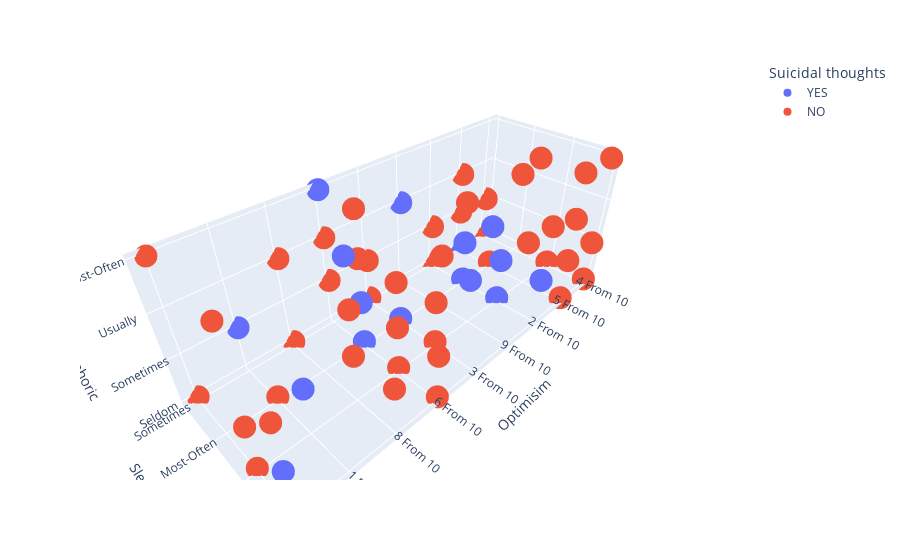

This figure's notebook cell:
### Code cell
import plotly.express as px
fig = px.scatter_3d(md_data, x='Optimisim', y='Sleep dissorder', z='Euphoric',
                    color='Suicidal thoughts')
fig.show()

### Figure 1 — Plotly figure (JSON) as saved in the notebook; plotly's stock layout.template omitted (floating-point values rounded to 4 significant figures)
{"data": [{"hovertemplate": "Suicidal thoughts=YES<br>Optimisim=%{x}<br>Sleep dissorder=%{y}<br>Euphoric=%{z}<extra></extra>", "legendgroup": "YES", "marker": {"color": "#636efa", "symbol": "circle"}, "mode": "markers", "name": "YES", "scene": "scene", "showlegend": true, "type": "scatter3d", "x": ["4 From 10", "5 From 10", "2 From 10", "5 From 10", "9 From 10", "3 From 10", "9 From 10", "4 From 10", "2 From 10", "6 From 10", "3 From 10", "5 From 10", "6 From 10", "3 From 10", "4 From 10", "4 From 10", "5 From 10", "4 From 10", "2 From 10", "2 From 10", "2 From 10", "8 From 10", "3 From 10", "6 From 10", "6 From 10", "2 From 10", "1 From 10", "3 From 10", "2 From 10", "4 From 10", "5 From 10", "2 From 10", "4 From 10", "6 From 10", "2 From 10", "5 From 10", "2 From 10", "3 From 10", "6 From 10", "1 From 10", "2 From 10", "3 From 10", "4 From 10", "4 From 10", "5 From 10", "2 From 10", "2 From 10", "3 From 10", "5 From 10", "4 From 10", "1 From 10", "5 From 10", "1 From 10", "2 From 10", "1 From 10", "3 From 10", "7 From 10"], "y": ["Sometimes", "Sometimes", "Most-Often", "Most-Often", "Sometimes", "Usually", "Usually", "Usually", "Usually", "Sometimes", "Usually", "Seldom", "Sometimes", "Sometimes", "Seldom", "Most-Often", "Seldom", "Sometimes", "Sometimes", "Sometimes", "Most-Often", "Usually", "Most-Often", "Most-Often", "Usually", "Most-Often", "Most-Often", "Usually", "Most-Often", "Usually", "Usually", "Sometimes", "Usually", "Usually", "Sometimes", "Sometimes", "Seldom", "Sometimes", "Most-Often", "Usually", "Most-Often", "Usually", "Sometimes", "Sometimes", "Sometimes", "Usually", "Sometimes", "Most-Often", "Sometimes", "Usually", "Most-Often", "Usually", "Sometimes", "Most-Often", "Most-Often", "Sometimes", "Seldom"], "z": ["Seldom", "Seldom", "Seldom", "Sometimes", "Usually", "Seldom", "Sometimes", "Sometimes", "Seldom", "Sometimes", "Seldom", "Sometimes", "Most-Often", "Sometimes", "Seldom", "Usually", "Seldom", "Seldom", "Sometimes", "Sometimes", "Seldom", "Most-Often", "Seldom", "Seldom", "Usually", "Seldom", "Seldom", "Sometimes", "Sometimes", "Seldom", "Sometimes", "Seldom", "Seldom", "Usually", "Seldom", "Seldom", "Sometimes", "Seldom", "Sometimes", "Sometimes", "Sometimes", "Seldom", "Sometimes", "Seldom", "Sometimes", "Sometimes", "Seldom", "Seldom", "Usually", "Sometimes", "Seldom", "Sometimes", "Sometimes", "Sometimes", "Seldom", "Seldom", "Sometimes"]}, {"hovertemplate": "Suicidal thoughts=NO<br>Optimisim=%{x}<br>Sleep dissorder=%{y}<br>Euphoric=%{z}<extra></extra>", "legendgroup": "NO", "marker": {"color": "#EF553B", "symbol": "circle"}, "mode": "markers", "name": "NO", "scene": "scene", "showlegend": true, "type": "scatter3d", "x": ["7 From 10", "6 From 10", "5 From 10", "2 From 10", "8 From 10", "5 From 10", "6 From 10", "6 From 10", "3 From 10", "1 From 10", "6 From 10", "3 From 10", "6 From 10", "2 From 10", "3 From 10", "5 From 10", "2 From 10", "4 From 10", "6 From 10", "4 From 10", "3 From 10", "6 From 10", "4 From 10", "5 From 10", "3 From 10", "6 From 10", "3 From 10", "4 From 10", "3 From 10", "6 From 10", "2 From 10", "4 From 10", "4 From 10", "6 From 10", "6 From 10", "5 From 10", "7 From 10", "5 From 10", "4 From 10", "8 From 10", "4 From 10", "6 From 10", "5 From 10", "4 From 10", "6 From 10", "7 From 10", "8 From 10", "7 From 10", "5 From 10", "6 From 10", "7 From 10", "8 From 10", "6 From 10", "8 From 10", "5 From 10", "7 From 10", "3 From 10", "5 From 10", "5 From 10", "7 From 10", "8 From 10", "3 From 10", "8 From 10"], "y": ["Sometimes", "Sometimes", "Sometimes", "Sometimes", "Seldom", "Sometimes", "Sometimes", "Sometimes", "Sometimes", "Most-Often", "Sometimes", "Usually", "Usually", "Sometimes", "Usually", "Seldom", "Sometimes", "Usually", "Seldom", "Sometimes", "Sometimes", "Seldom", "Sometimes", "Seldom", "Usually", "Seldom", "Sometimes", "Most-Often", "Usually", "Most-Often", "Most-Often", "Usually", "Seldom", "Usually", "Usually", "Most-Often", "Sometimes", "Seldom", "Seldom", "Seldom", "Seldom", "Seldom", "Usually", "Sometimes", "Most-Often", "Sometimes", "Sometimes", "Usually", "Sometimes", "Usually", "Usually", "Sometimes", "Seldom", "Usually", "Seldom", "Seldom", "Sometimes", "Usually", "Sometimes", "Usually", "Seldom", "Sometimes", "Usually"], "z": ["Most-Often", "Usually", "Sometimes", "Seldom", "Sometimes", "Usually", "Sometimes", "Usually", "Sometimes", "Seldom", "Usually", "Sometimes", "Sometimes", "Sometimes", "Sometimes", "Sometimes", "Sometimes", "Seldom", "Seldom", "Seldom", "Seldom", "Sometimes", "Sometimes", "Seldom", "Seldom", "Sometimes", "Seldom", "Usually", "Seldom", "Most-Often", "Usually", "Sometimes", "Most-Often", "Seldom", "Usually", "Seldom", "Seldom", "Usually", "Sometimes", "Sometimes", "Seldom", "Sometimes", "Sometimes", "Seldom", "Usually", "Seldom", "Seldom", "Most-Often", "Usually", "Usually", "Seldom", "Usually", "Most-Often", "Sometimes", "Most-Often", "Usually", "Seldom", "Most-Often", "Usually", "Sometimes", "Sometimes", "Sometimes", "Usually"]}], "layout": {"legend": {"title": {"text": "Suicidal thoughts"}, "tracegroupgap": 0}, "margin": {"t": 60}, "scene": {"domain": {"x": [0, 1], "y": [0, 1]}, "xaxis": {"title": {"text": "Optimisim"}}, "yaxis": {"title": {"text": "Sleep dissorder"}}, "zaxis": {"title": {"text": "Euphoric"}}}}}
